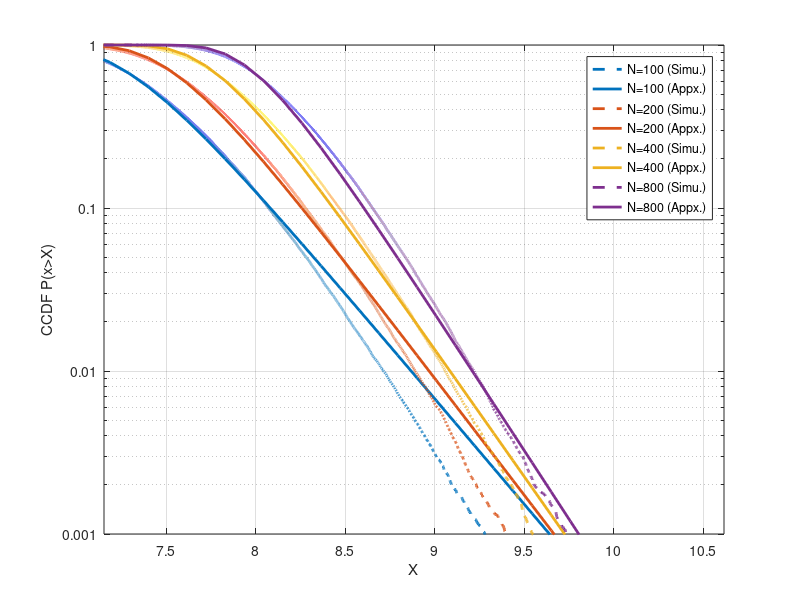

Recreate this plot in MATLAB.
clear;clc;

% parameters
N_range = [100,200,400,800];

% Original Gaussian parameter
mu0 = 5;
sigma0 = 1;
MCtimes = 1e5;
Pfa = 0.05;

% color
plotcolor = [0    0.4470    0.7410;
            0.8500    0.3250    0.0980;
            0.9290    0.6940    0.1250;
            0.4940    0.1840    0.5560];

%% MC sim - emprical dist.
for nn=1:length(N_range)
    
    % pick parameter N
    N = N_range(nn);
    
    % Pick maximum from N Gaussian R.V.
    for MCindex=1:MCtimes
        emp(MCindex) = max(randn(N,1)*sigma0+mu0);
    end
    
    % emprical cdf
    [b1(:,nn),a1(:,nn)] = ecdf(emp);  
    
end

%% Gumbel distribution - theoretical dist.
for nn=1:length(N_range)
    
    % pick parameter N
    N = N_range(nn);
    
    % parameter for Gumbel Dist.
    mu = mu0 + sigma0*qfuncinv(1/N);
    sigma = sigma0/qfuncinv(1/N);
    beta = sigma*sqrt(6)/pi;
    
    % theoretical cdf
    xdata(:,nn) = linspace(0,max(emp),100);
    ydata(:,nn) = exp(-exp(-(xdata(:,nn)-mu)/beta));
    TH(nn) = mu-beta*log(-log(1-Pfa));
end

%% plots
figure(1)
for nn=1:length(N_range)
    semilogy(a1(:,nn),1-b1(:,nn),'--','linewidth',2,'color',plotcolor(nn,:));hold on
    semilogy(xdata(:,nn),1-ydata(:,nn),'-','linewidth',2,'color',plotcolor(nn,:));hold on
end
grid on
ylim([0.001,1])
xlim([min(emp),max(emp)])
xlabel('X')
ylabel('CCDF P(x>X)')
yticks([0.001,0.01,0.1,1])
yticklabels({'0.001','0.01','0.1','1'})
% legend('N=200 (Sim.)','N=200 (Theo.)')

legendtext = [];
for nn = 1:2*length(N_range)
    nindex = ceil(nn/2);
    if mod(nn,2)==1
        legendtext = [legendtext;'N=',num2str(N_range(nindex)),' (Simu.)'];
    else
        legendtext = [legendtext;'N=',num2str(N_range(nindex)),' (Appx.)'];
    end
end
legend(legendtext)
